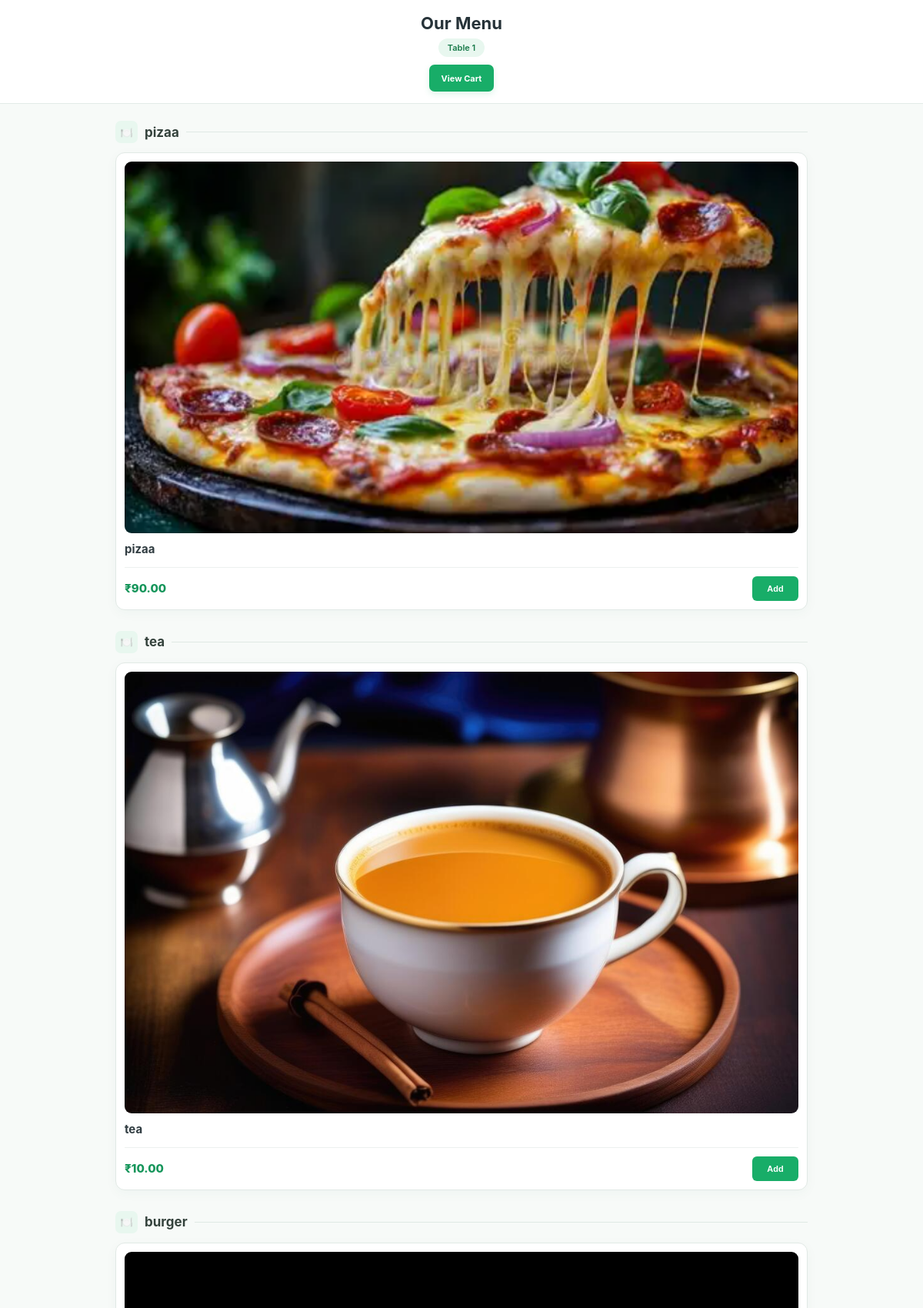
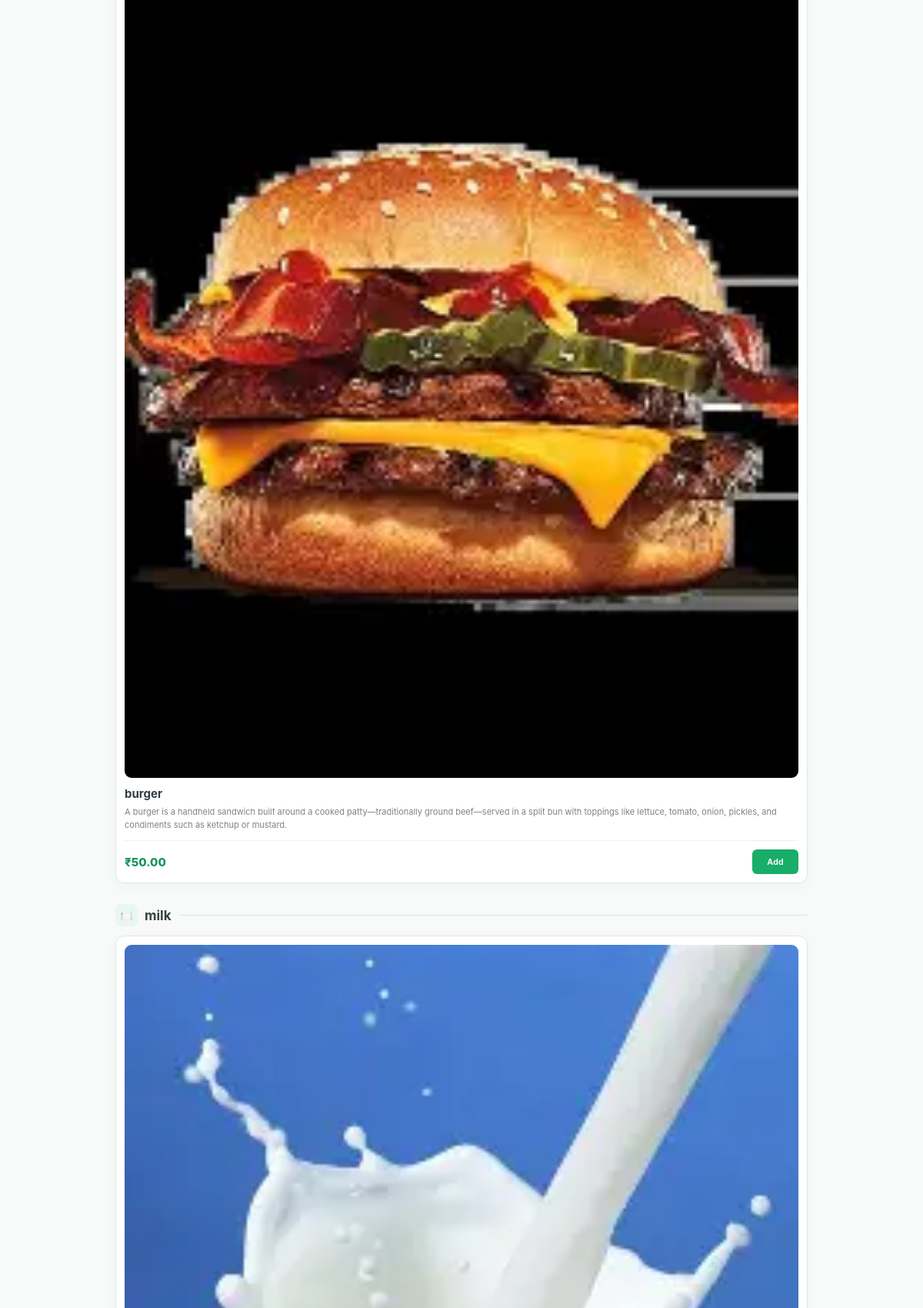
Page /menu/1/ (upper part) on the committed database (2 pictures, top to bottom).
### cafeapp/models.py (models this page shows, shortened)
class Table(models.Model):
    table_number = models.PositiveIntegerField(unique=True)
    is_active = models.BooleanField(default=True)

class Category(models.Model):
    name = models.CharField(max_length=100)

class MenuItem(models.Model):
    category = models.ForeignKey(
        Category,
        on_delete=models.CASCADE,
        related_name="menu_items"
    )
    name = models.CharField(max_length=150)
    description = models.TextField(blank=True)
    price = models.DecimalField(max_digits=10, decimal_places=2)
    image = models.ImageField(upload_to="menu/", blank=True, null=True)
    is_available = models.BooleanField(default=True)

### cafeapp/views.py (the view)
def menu(request, table_id):
    table = get_object_or_404(
        Table,
        table_number=table_id,
        is_active=True
    )
    categories = Category.objects.prefetch_related(
        "menu_items"
    ).all()
    return render(
        request,
        "cafeapp/menu.html",
        {
            "table": table,
            "categories": categories,
        }
    )

### templates/cafeapp/menu.html (shortened to what this page needs)
<!DOCTYPE html>
<html lang="en">
<head>
</head>
<body>
    <header class="header">
        <h1>
            Our Menu
        </h1>
        <div class="table-badge">
            Table {{ table.table_number }}
        </div>
        <br>
        <a
            href="{% url 'cart' table.table_number %}"
            class="cart-button"
        >
            View Cart
        </a>
    </header>
    <main class="container">
        {% for category in categories %}
            {% if category.menu_items.all %}
                <section class="category">
                    <div class="category-header">
                        <div class="category-icon">
                            🍽️
                        </div>
                        <h2 class="category-title">
                            {{ category.name }}
                        </h2>
                        <div class="category-line"></div>
                    </div>
                    <div class="menu-grid">
                        {% for item in category.menu_items.all %}
                            {% if item.is_available %}
                                <div class="food-card">
                                    {% if item.image %}
                                        <img
                                            src="{{ item.image.url }}"
                                            alt="{{ item.name }}"
                                            class="food-image"
                                        >
                                    {% else %}
                                        <div class="no-image">
                                            🍽️
                                        </div>
                                    {% endif %}
                                    <div class="food-name">
                                        {{ item.name }}
                                    </div>
                                    {% if item.description %}
                                        <div class="description">
                                            {{ item.description }}
                                        </div>
                                    {% endif %}
                                    <div class="bottom-row">
                                        <div class="price">
                                            ₹{{ item.price }}
                                        </div>
                                        <form
                                            method="post"
                                            action="{% url 'add_to_cart' table.table_number item.id %}"
                                        >
                                            <button
                                                type="submit"
                                                class="add-button"
                                            >
                                                Add
                                            </button>
                                        </form>
                                    </div>
                                </div>
                            {% endif %}
                        {% endfor %}
                    </div>
                </section>
            {% endif %}
        {% endfor %}
    </main>
</body>
</html>

### templates/cafeapp/menu.html (style rules this page uses)
* { box-sizing: border-box; }
body { margin: 0; background: #f7faf8; font-family: -apple-system, BlinkMacSystemFont, "Segoe UI", Arial, sans-serif; color: #263238; }
.header { background: #ffffff; padding: 17px 15px 15px; text-align: center; border-bottom: 1px solid #e3ebe7; position: sticky; top: 0; z-index: 20; }
.header h1 { margin: 0; font-size: 22px; font-weight: 700; color: #263238; }
.table-badge { display: inline-flex; align-items: center; justify-content: center; margin-top: 7px; padding: 5px 12px; background: #e8f7ef; color: #197a4a; border-radius: 20px; font-size: 11px; font-weight: 600; }
.cart-button { display: inline-flex; align-items: center; justify-content: center; gap: 6px; margin-top: 10px; min-height: 35px; padding: 0 16px; background: #18ad68; color: #ffffff; text-decoration: none; border-radius: 7px; font-size: 11px; font-weight: 700; box-shadow: 0 3px 8px rgba(24, 173, 104, 0.15); transition: background 0.2s ease, transform 0.2s ease; }
.container { width: 92%; max-width: 900px; margin: 22px auto 45px; }
.category { margin-bottom: 27px; }
.category-header { display: flex; align-items: center; gap: 9px; margin-bottom: 12px; }
.category-icon { width: 29px; height: 29px; border-radius: 7px; background: #e8f7ef; color: #15955a; display: flex; align-items: center; justify-content: center; font-size: 13px; flex-shrink: 0; }
.category-title { margin: 0; font-size: 17px; font-weight: 700; color: #34423c; }
.category-line { flex: 1; height: 1px; background: #dfe9e4; }
.menu-grid { display: grid; grid-template-columns: repeat(auto-fit, minmax(250px, 1fr)); gap: 14px; }
.food-card { background: #ffffff; border: 1px solid #e1e9e5; border-radius: 12px; padding: 11px; overflow: hidden; box-shadow: 0 4px 15px rgba(27, 94, 64, 0.04); transition: transform 0.2s ease, box-shadow 0.2s ease; }
.food-image { display: block; width: 100%; height: auto; object-fit: contain; object-position: center; border-radius: 9px; background: #f5f7f6; }
.food-name { margin-top: 11px; font-size: 15px; font-weight: 700; color: #303c41; line-height: 1.35; }
.description { margin-top: 5px; font-size: 11px; line-height: 1.5; color: #7b8581; min-height: 32px; }
.bottom-row { display: flex; align-items: center; justify-content: space-between; gap: 10px; margin-top: 12px; padding-top: 11px; border-top: 1px solid #edf1ef; }
.price { font-size: 15px; font-weight: 800; color: #15955a; }
.add-button { min-width: 60px; min-height: 32px; border: none; background: #18ad68; color: #ffffff; padding: 0 15px; border-radius: 6px; font-size: 11px; font-weight: 700; cursor: pointer; transition: background 0.2s ease, transform 0.2s ease; }

### rows in the picture
Table: table_number "1"
Category: name "pizaa"
MenuItem: image (picture), name "pizaa", price "90.00"
Category: name "tea"
MenuItem: image (picture), name "tea", price "10.00"
Category: name "burger"
MenuItem: image (picture), name "burger", description "A burger is a handheld sandwich built around a cooked patty—traditionally ground beef—served in a split bun with toppings like lettuce, tomato, onion, pickles, and condiments such as ketchup or mustard.", price "50.00"
Category: name "milk"
MenuItem: image (picture)
